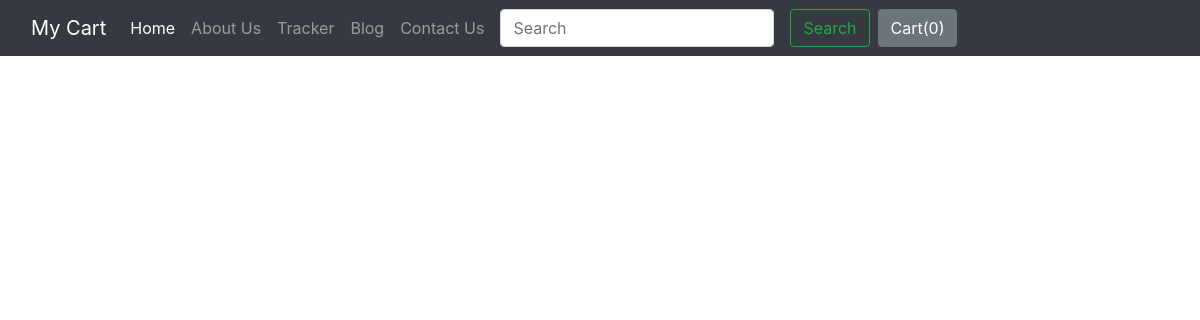
The page /blog/ on the database as committed earlier.
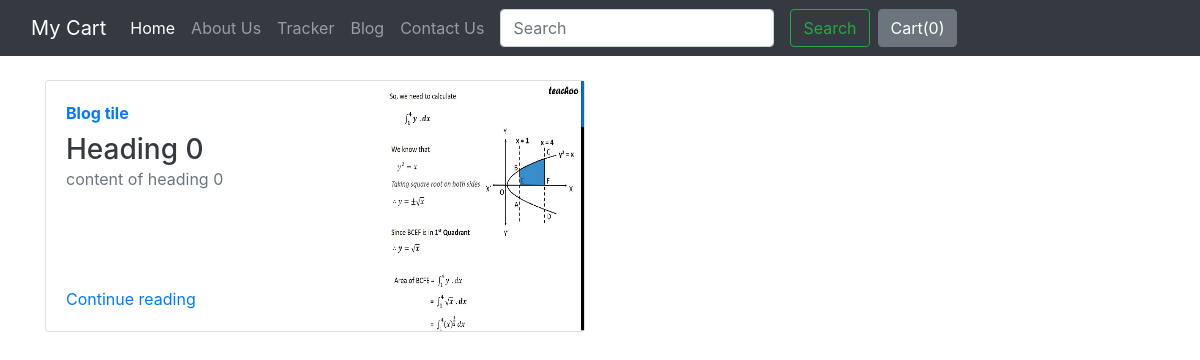
The same page on the database as committed later.
### blog/models.py (models this page shows)
class BlogPost(models.Model):
    post_id = models.AutoField(primary_key=True)
    title = models.CharField(max_length=50)
    head0 = models.CharField(max_length= 500, default=" ")
    c_head0 = models.CharField(max_length= 5000, default=" ")
    head1 = models.CharField(max_length= 500, default=" ")
    c_head1 = models.CharField(max_length= 5000, default=" ")
    head2 = models.CharField(max_length= 500, default=" ")
    c_head2 = models.CharField(max_length= 5000, default=" ")
    pub_date = models.DateField()
    thumbnail = models.ImageField(upload_to = "blog/Images", default=" ")
    def __str__(self):
        return self.title

### blog/views.py (the view)
# urls.py: path("", views.index, name="blogHome"),
def index(request):
    mypost = BlogPost.objects.all()
    print(mypost)
    return render(request, "blog/index.html", {'mypost':mypost})

### blog/templates/blog/index.html (shortened to what this page needs)
{% extends 'blog/basic.html' %}
{% load static %}
{% block body %}
    <div class="container">
      <div class="row my-4">
        {% for item in mypost %}
          <div class="col-md-6">
            <div class="card flex-md-row mb-4 box-shadow h-md-250">
              <div class="card-body d-flex flex-column align-items-start">
                <strong class="d-inline-block mb-2 text-primary">{{item.title}}</strong>
                <h3 class="mb-0">
                  <a class="text-dark" href="#">{{item.head0}}</a>
                </h3>
                <div class="mb-1 text-muted">{{item.c_head0}}</div>
                <a href="/blog/blogPost/{{item.post_id}}">Continue reading</a>
              </div>
              <img class="card-img-right flex-auto d-none d-md-block" data-src="holder.js/200x250?theme=thumb"
              alt="Thumbnail [200x250]" style="width: 200px; height: 250px;" src="/media/{{item.thumbnail}}" data-holder-rendered="true">
            </div>
          </div>
      {% endfor %}
    </div>
    </div>
{% endblock %}

Rows that differ between the two databases and show on the page:
added BlogPost: title "Blog tile", head0 "Heading 0", c_head0 "content of heading 0", thumbnail (picture)
